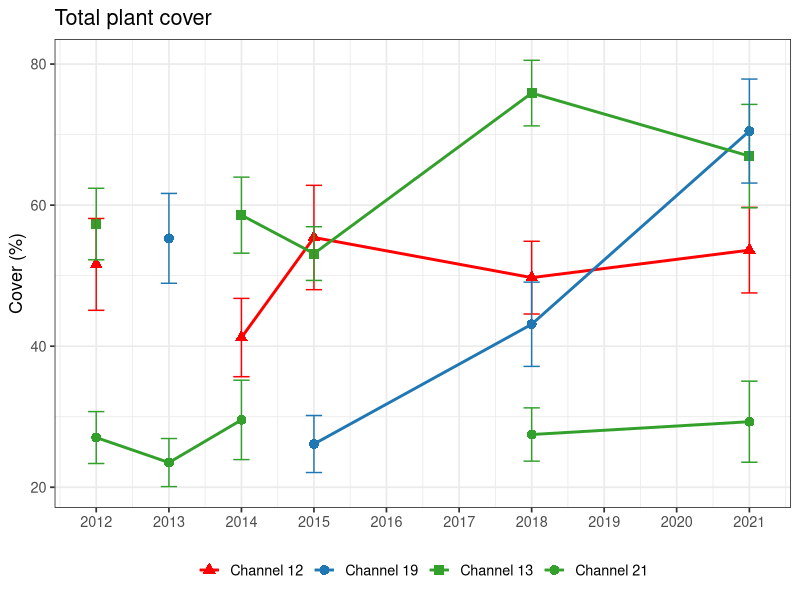
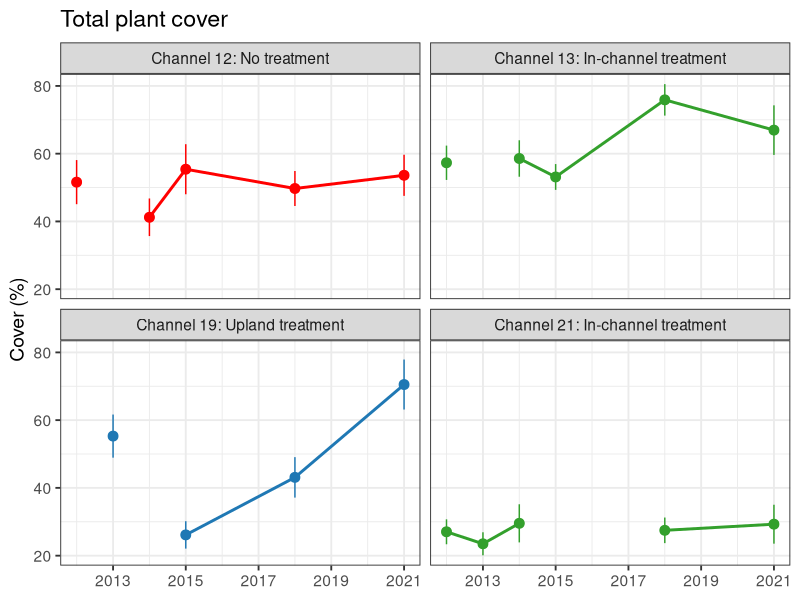
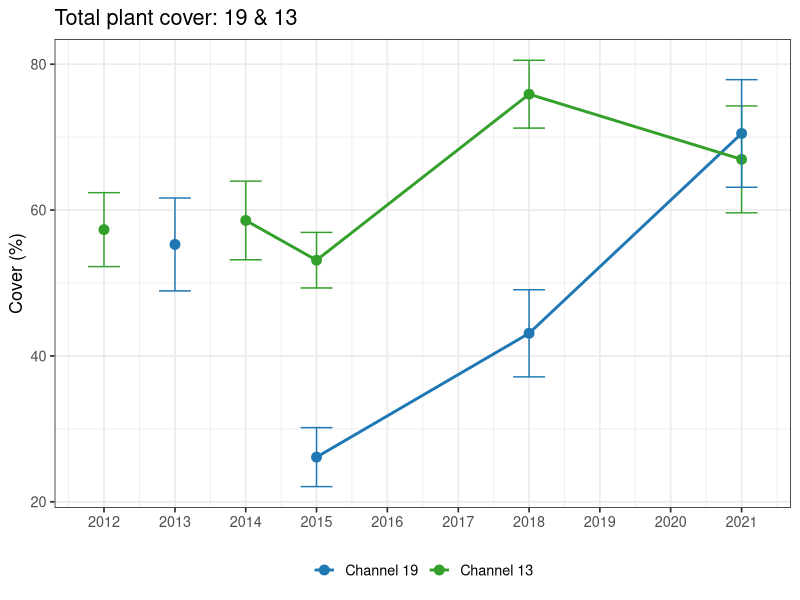
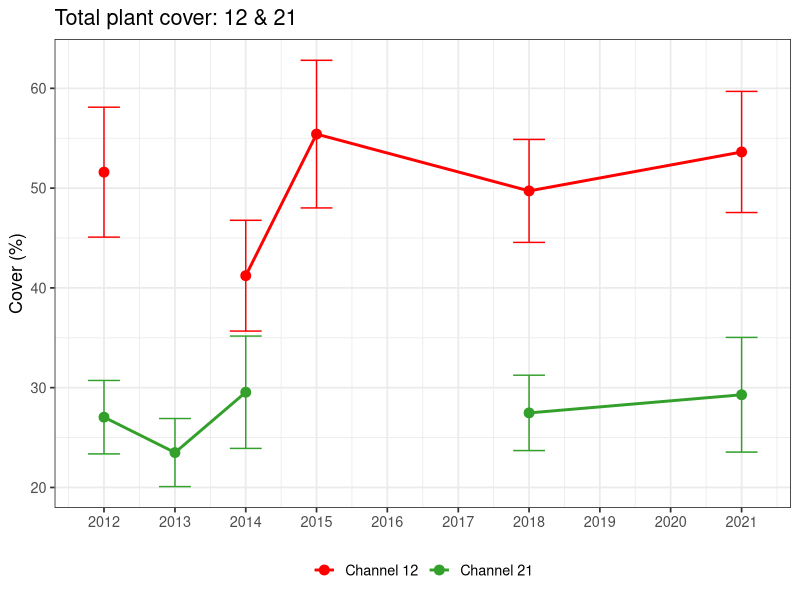
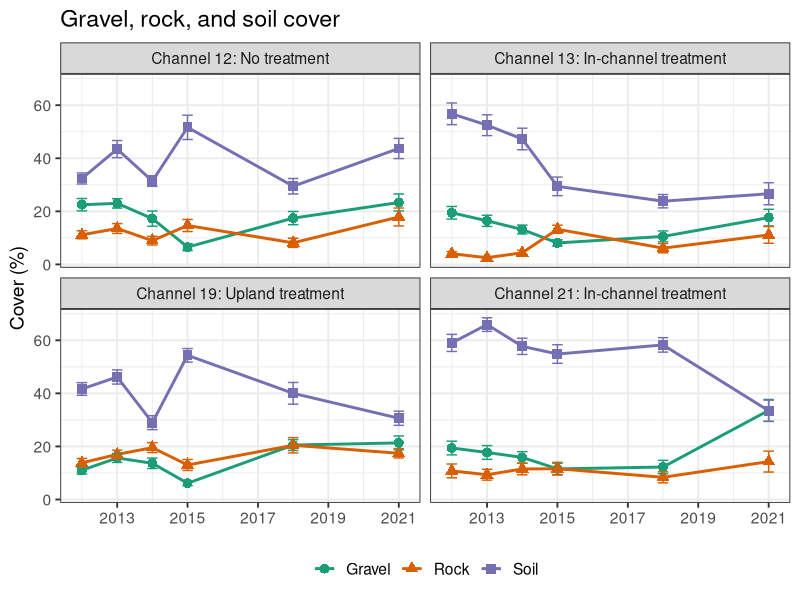
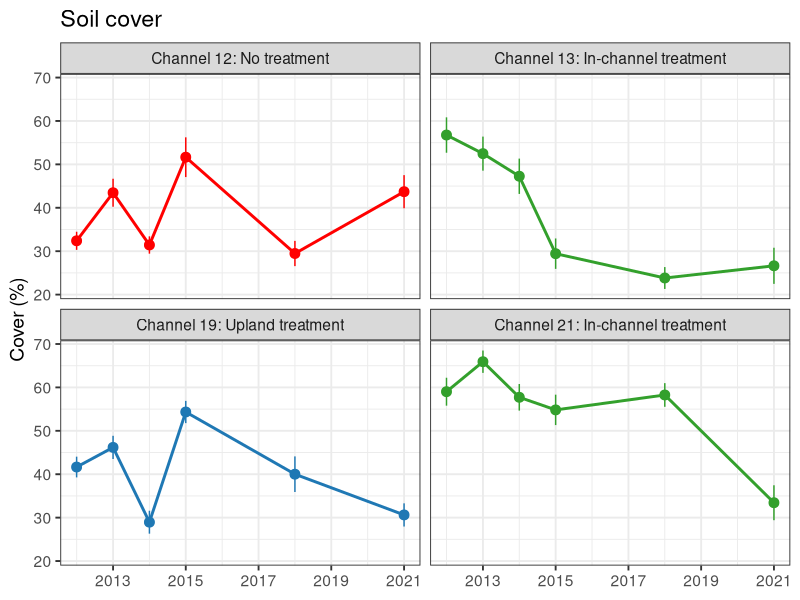
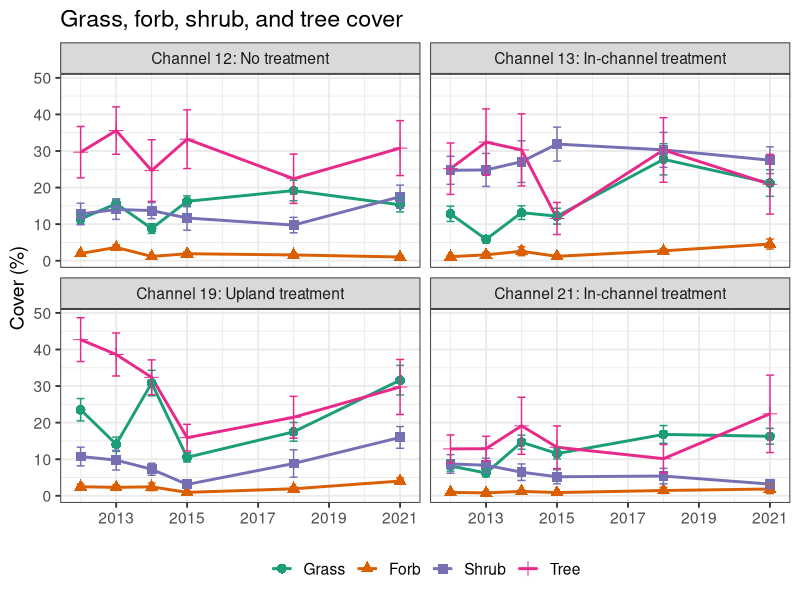
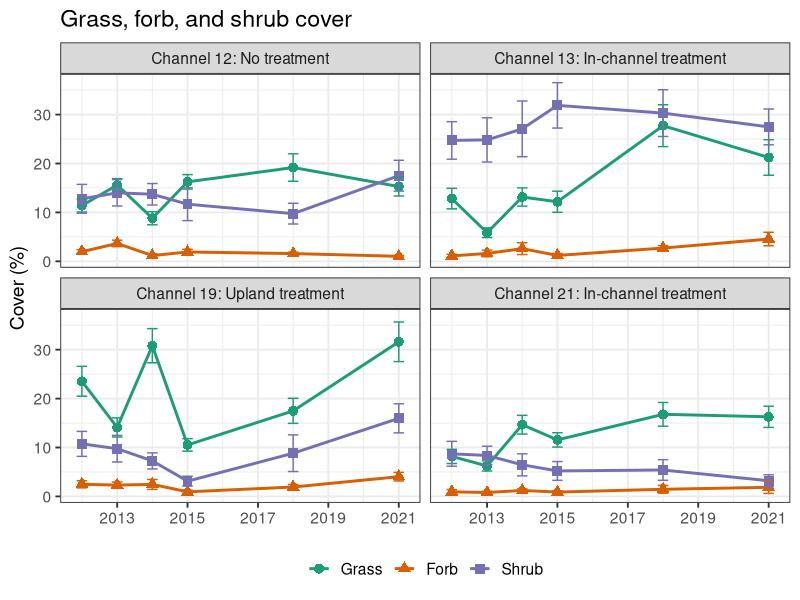

Reproduce these figures in R, in order. (Note: this script raises an error after producing the figures.)
library(tidyverse)
library(vegan)
library(plotrix)
library(RColorBrewer)
library(readxl)

# Load data ---------------------------------------------------------------

fungr.all <- read.csv("data/cleaned/Summarised-all_functional-group-cover.csv")
gfst.all <- read.csv("data/cleaned/Summarised-all_grass-forb-shrub-tree-cover.csv")
ground.all <- read.csv("data/cleaned/Summarised-all_ground-cover.csv")
ingfst.all <- read.csv("data/cleaned/Summarised-all_invasive-grassforbshrubtree-cover.csv")
innat.all <- read.csv("data/cleaned/Summarised-all_invasive-native-cover.csv")
inwood.all <- read.csv("data/cleaned/Summarised-all_invasive-woody-cover.csv")
plant.all <- read.csv("data/cleaned/Summarised-all_plant-species-cover.csv")
total.all <- read.csv("data/cleaned/Summarised-all_total-plant-cover.csv")
woody.all <- read.csv("data/cleaned/Summarised-all_woody-herb-cover.csv")

# Exclude March sampling with missing data sheets
plant.all.nov <- plant.all %>% 
  filter(Year != "2012-03-01")

# Rain data
rain <- read_xlsx("data/Excel_LO_edited/Elk_LD Rain data_LO.xlsx", sheet = "R_LO")
rain$Date <- as.Date(rain$Date, format = "%Y-%m-%d")


# Common species ----------------------------------------------------------

common.plants <- plant.all %>% 
  ungroup() %>% 
  filter(Cover >= 15) 
common.plants <- count(common.plants, Common)
common.plants <- common.plants[order(common.plants$n, decreasing = TRUE), ]




###### Entire channel averages ############################################

# For ANOVA and KW analysis, see Cover-by-year-and-channel.R and Perennial-diversity-by-year-and-channel.R
# For test of difference in CV, see CV.R



# Total plant cover -------------------------------------------------------

total.channel <- total.all %>% 
  group_by(Channel, Year) %>% 
  summarise(mean = mean(Cover),
            SD = sd(Cover),
            SE = std.error(Cover),
            .groups = "keep") %>% 
  filter(Year != "2012-03-01")


for(i in 1:nrow(total.channel)) {
  if(total.channel$Year[i] == "2012-11-01") {
    total.channel$Year[i] <- "2012-01-01"
  } else if(total.channel$Year[i] == "2013-11-01") {
    total.channel$Year[i] <- "2013-01-01"
  } else if(total.channel$Year[i] == "2014-11-01") {
    total.channel$Year[i] <- "2014-01-01"
  } else if(total.channel$Year[i] == "2015-11-01") {
    total.channel$Year[i] <- "2015-01-01"
  } else if(total.channel$Year[i] == "2018-11-01") {
    total.channel$Year[i] <- "2018-01-01"
  } else {
    total.channel$Year[i] <- "2021-01-01"
  }
}

total.channel$Channel <- factor(total.channel$Channel, 
                                levels = c("Channel 12", "Channel 19",
                                           "Channel 13", "Channel 21"))
total.channel$Year <- as.Date(total.channel$Year)

total.plot.ds <- ggplot(total.channel, aes(x = Year, y = mean, 
                                           group = Channel, color = Channel, shape = Channel)) +
  geom_line(size = 1) +
  geom_point(size = 3) +
  geom_errorbar(aes(ymin = mean - SE, ymax = mean + SE), 
                position = position_dodge(0.05)) +
  scale_x_date(date_breaks = "1 year", date_labels = "%Y") +
  xlab(NULL) +
  ylab("Cover (%)") +
  ggtitle("Total plant cover") +
  scale_color_manual(values = c("red", "#1F78B4", "#33A02C", "#33A02C")) +
  scale_shape_manual(values = c(17, 16, 15, 16)) +
  theme_bw(base_size = 13) +
  theme(legend.title = element_blank()) +
  theme(legend.position = "bottom")
total.plot.ds


total.channel[ , "channel.trt"] <- NA
for(i in 1:nrow(total.channel)) {
  if(total.channel$Channel[i] == "Channel 12") {
    total.channel$channel.trt[i] <- "Channel 12: No treatment"
  } else if(total.channel$Channel[i] == "Channel 13") {
    total.channel$channel.trt[i] <- "Channel 13: In-channel treatment"
  }  else if(total.channel$Channel[i] == "Channel 19") {
    total.channel$channel.trt[i] <- "Channel 19: Upland treatment"
  } else {
    total.channel$channel.trt[i] <- "Channel 21: In-channel treatment"
  }
}

total.plot.fw.ds <- ggplot(total.channel, aes(x = Year, y = mean, 
                                              group = channel.trt, color = channel.trt)) +
  geom_line(size = 1) +
  geom_point(size = 3) +
  geom_pointrange(aes(ymin = mean - SE, ymax = mean + SE)) +
  scale_x_date(date_breaks = "2 years", date_labels = "%Y") +
  facet_wrap(~channel.trt) +
  xlab(NULL) +
  ylab("Cover (%)") +
  ggtitle("Total plant cover") +
  scale_color_manual(values = c("red", "#33A02C", "#1F78B4", "#33A02C")) +
  theme_bw(base_size = 14) +
  theme(legend.position = "none") 
total.plot.fw.ds

tiff("output_figs/2022-01-28_Data-sharing_updated-2022-09/Total-plant-cover_FW.tiff", 
     units = "in", height = 5, width = 7, res = 300)
total.plot.fw.ds
dev.off()


total.table.ds <- data.frame(Channel = c("Channel 12", "Channel 19", "Channel 13", "Channel 21"),
                             Cover_2012 = c(filter(total.channel, Year == "2012-01-01" & Channel == "Channel 12")$mean,
                                            filter(total.channel, Year == "2012-01-01" & Channel == "Channel 19")$mean,
                                            filter(total.channel, Year == "2012-01-01" & Channel == "Channel 13")$mean,
                                            filter(total.channel, Year == "2012-01-01" & Channel == "Channel 21")$mean),
                             Cover_2021 = c(filter(total.channel, Year == "2021-01-01" & Channel == "Channel 12")$mean,
                                            filter(total.channel, Year == "2021-01-01" & Channel == "Channel 19")$mean,
                                            filter(total.channel, Year == "2021-01-01" & Channel == "Channel 13")$mean,
                                            filter(total.channel, Year == "2021-01-01" & Channel == "Channel 21")$mean))
total.table.ds$Cover_2012 <- round(total.table.ds$Cover_2012, 0)
total.table.ds$Cover_2021 <- round(total.table.ds$Cover_2021, 0)


# Channels 19 & 13
total1913.channel <- total.channel %>% 
  filter(Channel %in% c("Channel 19", "Channel 13"))

total1913.plot.ds <- ggplot(total1913.channel, aes(x = Year, y = mean, 
                                                   group = Channel, color = Channel)) +
  geom_line(size = 1) +
  geom_point(size = 3) +
  geom_errorbar(aes(ymin = mean - SE, ymax = mean + SE), 
                position = position_dodge(0.05)) +
  scale_x_date(date_breaks = "1 year", date_labels = "%Y") +
  xlab(NULL) +
  ylab("Cover (%)") +
  ggtitle("Total plant cover: 19 & 13") +
  scale_color_manual(values = c("#1F78B4", "#33A02C")) +
  theme_bw(base_size = 13) +
  theme(legend.title = element_blank()) +
  theme(legend.position = "bottom")
total1913.plot.ds

tiff("output_figs/2022-01-28_Data-sharing_updated-2022-09/Total1913-plant-cover.tiff", 
     units = "in", height = 4, width = 6, res = 300)
total1913.plot.ds
dev.off()


# Channels 12 & 21
total1221.channel <- total.channel %>% 
  filter(Channel %in% c("Channel 12", "Channel 21"))

total1221.plot.ds <- ggplot(total1221.channel, aes(x = Year, y = mean, 
                                                   group = Channel, color = Channel)) +
  geom_line(size = 1) +
  geom_point(size = 3) +
  geom_errorbar(aes(ymin = mean - SE, ymax = mean + SE), 
                position = position_dodge(0.05)) +
  scale_x_date(date_breaks = "1 year", date_labels = "%Y") +
  xlab(NULL) +
  ylab("Cover (%)") +
  ggtitle("Total plant cover: 12 & 21") +
  scale_color_manual(values = c("red", "#33A02C")) +
  theme_bw(base_size = 13) +
  theme(legend.title = element_blank()) +
  theme(legend.position = "bottom")
total1221.plot.ds

tiff("output_figs/2022-01-28_Data-sharing_updated-2022-09/Total1221-plant-cover.tiff", 
     units = "in", height = 4, width = 6, res = 300)
total1221.plot.ds
dev.off()



# Ground cover ------------------------------------------------------------

ground.channel <- ground.all %>% 
  group_by(Channel, Year, Common) %>% 
  summarise(mean = mean(Cover),
            SD = sd(Cover),
            SE = std.error(Cover),
            .groups = "keep") %>% 
  filter(Year != "2012-03-01")

for(i in 1:nrow(ground.channel)) {
  if(ground.channel$Year[i] == "2012-11-01") {
    ground.channel$Year[i] <- "2012-01-01"
  } else if(ground.channel$Year[i] == "2013-11-01") {
    ground.channel$Year[i] <- "2013-01-01"
  } else if(ground.channel$Year[i] == "2014-11-01") {
    ground.channel$Year[i] <- "2014-01-01"
  } else if(ground.channel$Year[i] == "2015-11-01") {
    ground.channel$Year[i] <- "2015-01-01"
  } else if(ground.channel$Year[i] == "2018-11-01") {
    ground.channel$Year[i] <- "2018-01-01"
  } else {
    ground.channel$Year[i] <- "2021-01-01"
  }
}

ground.channel$Year <- as.Date(ground.channel$Year)

ground.channel[ , "channel.trt"] <- NA
for(i in 1:nrow(ground.channel)) {
  if(ground.channel$Channel[i] == "Channel 12") {
    ground.channel$channel.trt[i] <- "Channel 12: No treatment"
  } else if(ground.channel$Channel[i] == "Channel 13") {
    ground.channel$channel.trt[i] <- "Channel 13: In-channel treatment"
  }  else if(ground.channel$Channel[i] == "Channel 19") {
    ground.channel$channel.trt[i] <- "Channel 19: Upland treatment"
  } else {
    ground.channel$channel.trt[i] <- "Channel 21: In-channel treatment"
  }
}

ground.channel.grs <- ground.channel %>% 
  filter(Common %in% c("Gravel", "Rock", "Soil"))

ground.grs.plot.ds <- ggplot(ground.channel.grs, aes(x = Year, y = mean, 
                                                     group = Common, color = Common, shape = Common)) +
  geom_line(size = 1) +
  geom_point(size = 3) +
  geom_errorbar(aes(ymin = mean - SE, ymax = mean + SE), 
                position = position_dodge(0.05)) +
  scale_x_date(date_breaks = "2 years", date_labels = "%Y") +
  facet_wrap(~channel.trt) +
  xlab(NULL) +
  ylab("Cover (%)") +
  ggtitle("Gravel, rock, and soil cover") +
  scale_color_brewer(palette = "Dark2") +
  theme_bw(base_size = 14) +
  theme(legend.title = element_blank()) +
  theme(legend.position = "bottom")
ground.grs.plot.ds

tiff("output_figs/2022-01-28_Data-sharing_updated-2022-09/GravelRockSoil-cover.tiff", 
     units = "in", height = 5, width = 7, res = 300)
ground.grs.plot.ds
dev.off()


ground.channel.soil <- ground.channel %>% 
  filter(Common == "Soil")

ground.soil.plot.ds <- ggplot(ground.channel.soil, aes(x = Year, y = mean, 
                                                       group = channel.trt, color = channel.trt)) +
  geom_line(size = 1) +
  geom_point(size = 3) +
  geom_pointrange(aes(ymin = mean - SE, ymax = mean + SE)) +
  scale_x_date(date_breaks = "2 years", date_labels = "%Y") +
  facet_wrap(~channel.trt) +
  xlab(NULL) +
  ylab("Cover (%)") +
  ggtitle("Soil cover") +
  scale_color_manual(values = c("red", "#33A02C", "#1F78B4", "#33A02C")) +
  theme_bw(base_size = 14) +
  theme(legend.position = "none")
ground.soil.plot.ds

tiff("output_figs/2022-01-28_Data-sharing_updated-2022-09/Soil-cover.tiff", 
     units = "in", height = 5, width = 7, res = 300)
ground.soil.plot.ds
dev.off()


soil.table.ds <- data.frame(Channel = c("Channel 12", "Channel 19", "Channel 13", "Channel 21"),
                            Cover_2012 = c(filter(ground.channel.soil, Year == "2012-01-01" & Channel == "Channel 12")$mean,
                                           filter(ground.channel.soil, Year == "2012-01-01" & Channel == "Channel 19")$mean,
                                           filter(ground.channel.soil, Year == "2012-01-01" & Channel == "Channel 13")$mean,
                                           filter(ground.channel.soil, Year == "2012-01-01" & Channel == "Channel 21")$mean),
                            Cover_2021 = c(filter(ground.channel.soil, Year == "2021-01-01" & Channel == "Channel 12")$mean,
                                           filter(ground.channel.soil, Year == "2021-01-01" & Channel == "Channel 19")$mean,
                                           filter(ground.channel.soil, Year == "2021-01-01" & Channel == "Channel 13")$mean,
                                           filter(ground.channel.soil, Year == "2021-01-01" & Channel == "Channel 21")$mean))
soil.table.ds$Cover_2012 <- round(soil.table.ds$Cover_2012, 0)
soil.table.ds$Cover_2021 <- round(soil.table.ds$Cover_2021, 0)



# Functional group (gfst) -------------------------------------------------

gfst.channel <- gfst.all %>% 
  group_by(Channel, Year, gfst) %>% 
  summarise(mean = mean(Cover),
            SD = sd(Cover),
            SE = std.error(Cover),
            .groups = "keep") %>% 
  filter(Year != "2012-03-01")

for(i in 1:nrow(gfst.channel)) {
  if(gfst.channel$Year[i] == "2012-11-01") {
    gfst.channel$Year[i] <- "2012-01-01"
  } else if(gfst.channel$Year[i] == "2013-11-01") {
    gfst.channel$Year[i] <- "2013-01-01"
  } else if(gfst.channel$Year[i] == "2014-11-01") {
    gfst.channel$Year[i] <- "2014-01-01"
  } else if(gfst.channel$Year[i] == "2015-11-01") {
    gfst.channel$Year[i] <- "2015-01-01"
  } else if(gfst.channel$Year[i] == "2018-11-01") {
    gfst.channel$Year[i] <- "2018-01-01"
  } else {
    gfst.channel$Year[i] <- "2021-01-01"
  }
}

gfst.channel$Year <- as.Date(gfst.channel$Year)

gfst.channel[ , "channel.trt"] <- NA
for(i in 1:nrow(gfst.channel)) {
  if(gfst.channel$Channel[i] == "Channel 12") {
    gfst.channel$channel.trt[i] <- "Channel 12: No treatment"
  } else if(gfst.channel$Channel[i] == "Channel 13") {
    gfst.channel$channel.trt[i] <- "Channel 13: In-channel treatment"
  }  else if(gfst.channel$Channel[i] == "Channel 19") {
    gfst.channel$channel.trt[i] <- "Channel 19: Upland treatment"
  } else {
    gfst.channel$channel.trt[i] <- "Channel 21: In-channel treatment"
  }
}

gfst.channel$gfst <- factor(gfst.channel$gfst, 
                            levels = c("Grass", "Forb", "Shrub", "Tree"))

gfst.plot.ds <- ggplot(gfst.channel, aes(x = Year, y = mean, 
                                         group = gfst, color = gfst, shape = gfst)) +
  geom_line(size = 1) +
  geom_point(size = 3) +
  geom_errorbar(aes(ymin = mean - SE, ymax = mean + SE),
                position = position_dodge(0.05)) +
  scale_x_date(date_breaks = "2 years", date_labels = "%Y") +
  facet_wrap(~channel.trt) +
  xlab(NULL) +
  ylab("Cover (%)") +
  ggtitle("Grass, forb, shrub, and tree cover") +
  scale_color_brewer(palette = "Dark2") +
  theme_bw(base_size = 14) +
  theme(legend.title = element_blank()) +
  theme(legend.position = "bottom")
gfst.plot.ds


# Functional group (gfs) --------------------------------------------------

gfs.channel <- gfst.all %>% 
  group_by(Channel, Year, gfst) %>% 
  summarise(mean = mean(Cover),
            SD = sd(Cover),
            SE = std.error(Cover),
            .groups = "keep") %>% 
  filter(gfst != "Tree") %>% 
  filter(Year != "2012-03-01")

for(i in 1:nrow(gfs.channel)) {
  if(gfs.channel$Year[i] == "2012-11-01") {
    gfs.channel$Year[i] <- "2012-01-01"
  } else if(gfs.channel$Year[i] == "2013-11-01") {
    gfs.channel$Year[i] <- "2013-01-01"
  } else if(gfs.channel$Year[i] == "2014-11-01") {
    gfs.channel$Year[i] <- "2014-01-01"
  } else if(gfs.channel$Year[i] == "2015-11-01") {
    gfs.channel$Year[i] <- "2015-01-01"
  } else if(gfs.channel$Year[i] == "2018-11-01") {
    gfs.channel$Year[i] <- "2018-01-01"
  } else {
    gfs.channel$Year[i] <- "2021-01-01"
  }
}

gfs.channel$Year <- as.Date(gfs.channel$Year)

gfs.channel[ , "channel.trt"] <- NA
for(i in 1:nrow(gfs.channel)) {
  if(gfs.channel$Channel[i] == "Channel 12") {
    gfs.channel$channel.trt[i] <- "Channel 12: No treatment"
  } else if(gfs.channel$Channel[i] == "Channel 13") {
    gfs.channel$channel.trt[i] <- "Channel 13: In-channel treatment"
  }  else if(gfs.channel$Channel[i] == "Channel 19") {
    gfs.channel$channel.trt[i] <- "Channel 19: Upland treatment"
  } else {
    gfs.channel$channel.trt[i] <- "Channel 21: In-channel treatment"
  }
}

gfs.channel$gfst <- factor(gfs.channel$gfst, 
                           levels = c("Grass", "Forb", "Shrub"))

gfs.plot.ds <- ggplot(gfs.channel, aes(x = Year, y = mean, 
                                       group = gfst, color = gfst, shape = gfst)) +
  geom_line(size = 1) +
  geom_point(size = 3) +
  geom_errorbar(aes(ymin = mean - SE, ymax = mean + SE), 
                position = position_dodge(0.05)) +
  scale_x_date(date_breaks = "2 years", date_labels = "%Y") +
  facet_wrap(~channel.trt) +
  xlab(NULL) +
  ylab("Cover (%)") +
  ggtitle("Grass, forb, and shrub cover") +
  scale_color_brewer(palette = "Dark2") +
  theme_bw(base_size = 14) +
  theme(legend.title = element_blank()) +
  theme(legend.position = "bottom")
gfs.plot.ds

tiff("output_figs/2022-01-28_Data-sharing_updated-2022-09/GrassForbShrub-cover.tiff", 
     units = "in", height = 5, width = 7, res = 300)
gfs.plot.ds
dev.off()


# Woody/herbaceous --------------------------------------------------------

woody.channel <- woody.all %>% 
  group_by(Channel, Year, woody) %>% 
  summarise(mean = mean(Cover),
            SD = sd(Cover),
            SE = std.error(Cover),
            .groups = "keep") %>% 
  filter(Year != "2012-03-01")

for(i in 1:nrow(woody.channel)) {
  if(woody.channel$Year[i] == "2012-11-01") {
    woody.channel$Year[i] <- "2012-01-01"
  } else if(woody.channel$Year[i] == "2013-11-01") {
    woody.channel$Year[i] <- "2013-01-01"
  } else if(woody.channel$Year[i] == "2014-11-01") {
    woody.channel$Year[i] <- "2014-01-01"
  } else if(woody.channel$Year[i] == "2015-11-01") {
    woody.channel$Year[i] <- "2015-01-01"
  } else if(woody.channel$Year[i] == "2018-11-01") {
    woody.channel$Year[i] <- "2018-01-01"
  } else {
    woody.channel$Year[i] <- "2021-01-01"
  }
}

woody.channel$Year <- as.Date(woody.channel$Year)

woody.channel[ , "channel.trt"] <- NA
for(i in 1:nrow(woody.channel)) {
  if(woody.channel$Channel[i] == "Channel 12") {
    woody.channel$channel.trt[i] <- "Channel 12: No treatment"
  } else if(woody.channel$Channel[i] == "Channel 13") {
    woody.channel$channel.trt[i] <- "Channel 13: In-channel treatment"
  }  else if(woody.channel$Channel[i] == "Channel 19") {
    woody.channel$channel.trt[i] <- "Channel 19: Upland treatment"
  } else {
    woody.channel$channel.trt[i] <- "Channel 21: In-channel treatment"
  }
}

woody.plot.ds <- ggplot(woody.channel, aes(x = Year, y = mean, 
                                           group = woody, color = woody, shape = woody)) +
  geom_line(size = 1) +
  geom_point(size = 3) +
  geom_errorbar(aes(ymin = mean - SE, ymax = mean + SE), 
                position = position_dodge(0.05)) +
  scale_x_date(date_breaks = "2 years", date_labels = "%Y") +
  facet_wrap(~channel.trt) +
  xlab(NULL) +
  ylab("Cover (%)") +
  ggtitle("Woody and herbaceous cover") +
  scale_color_brewer(palette = "Dark2") +
  theme_bw(base_size = 14) +
  theme(legend.title = element_blank()) +
  theme(legend.position = "bottom")
woody.plot.ds



# Herbaceous --------------------------------------------------------------

herb.channel <- woody.all %>% 
  group_by(Channel, Year, woody) %>% 
  summarise(mean = mean(Cover),
            SD = sd(Cover),
            SE = std.error(Cover),
            .groups = "keep") %>% 
  filter(woody == "Herbaceous") %>% 
  filter(Year != "2012-03-01")

for(i in 1:nrow(herb.channel)) {
  if(herb.channel$Year[i] == "2012-11-01") {
    herb.channel$Year[i] <- "2012-01-01"
  } else if(herb.channel$Year[i] == "2013-11-01") {
    herb.channel$Year[i] <- "2013-01-01"
  } else if(herb.channel$Year[i] == "2014-11-01") {
    herb.channel$Year[i] <- "2014-01-01"
  } else if(herb.channel$Year[i] == "2015-11-01") {
    herb.channel$Year[i] <- "2015-01-01"
  } else if(herb.channel$Year[i] == "2018-11-01") {
    herb.channel$Year[i] <- "2018-01-01"
  } else {
    herb.channel$Year[i] <- "2021-01-01"
  }
}

herb.channel$Year <- as.Date(herb.channel$Year)

herb.channel[ , "channel.trt"] <- NA
for(i in 1:nrow(herb.channel)) {
  if(herb.channel$Channel[i] == "Channel 12") {
    herb.channel$channel.trt[i] <- "Channel 12: No treatment"
  } else if(herb.channel$Channel[i] == "Channel 13") {
    herb.channel$channel.trt[i] <- "Channel 13: In-channel treatment"
  }  else if(herb.channel$Channel[i] == "Channel 19") {
    herb.channel$channel.trt[i] <- "Channel 19: Upland treatment"
  } else {
    herb.channel$channel.trt[i] <- "Channel 21: In-channel treatment"
  }
}

herb.plot.ds <- ggplot(herb.channel, aes(x = Year, y = mean, 
                                         group = channel.trt, color = channel.trt)) +
  geom_line(size = 1) +
  geom_point(size = 3) +
  geom_pointrange(aes(ymin = mean - SE, ymax = mean + SE)) +
  scale_x_date(date_breaks = "2 years", date_labels = "%Y") +
  xlab(NULL) +
  ylab("Cover (%)") +
  ggtitle("Herbaceous cover") +
  scale_color_manual(values = c("red", "#33A02C", "#1F78B4", "#33A02C")) +
  theme_bw(base_size = 14) +
  theme(legend.position = "none") +
  facet_wrap(~channel.trt)
herb.plot.ds

tiff("output_figs/2022-01-28_Data-sharing_updated-2022-09/Herbaceous-cover.tiff", 
     units = "in", height = 5, width = 7, res = 300)
herb.plot.ds
dev.off()


herb.table.ds <- data.frame(Channel = c("Channel 12", "Channel 19", "Channel 13", "Channel 21"),
                            Cover_2012 = c(filter(herb.channel, Year == "2012-01-01" & Channel == "Channel 12")$mean,
                                           filter(herb.channel, Year == "2012-01-01" & Channel == "Channel 19")$mean,
                                           filter(herb.channel, Year == "2012-01-01" & Channel == "Channel 13")$mean,
                                           filter(herb.channel, Year == "2012-01-01" & Channel == "Channel 21")$mean),
                            Cover_2021 = c(filter(herb.channel, Year == "2021-01-01" & Channel == "Channel 12")$mean,
                                           filter(herb.channel, Year == "2021-01-01" & Channel == "Channel 19")$mean,
                                           filter(herb.channel, Year == "2021-01-01" & Channel == "Channel 13")$mean,
                                           filter(herb.channel, Year == "2021-01-01" & Channel == "Channel 21")$mean))
herb.table.ds$Cover_2012 <- round(herb.table.ds$Cover_2012, 0)
herb.table.ds$Cover_2021 <- round(herb.table.ds$Cover_2021, 0)



# Invasive/native and gfs -------------------------------------------------

ingfs.channel <- ingfst.all %>%  
  group_by(Channel, Year, ingfst) %>% 
  summarise(mean = mean(Cover),
            SD = sd(Cover),
            SE = std.error(Cover),
            .groups = "keep") %>% 
  filter(ingfst != "Native tree") %>% 
  filter(Year != "2012-03-01")

for(i in 1:nrow(ingfs.channel)) {
  if(ingfs.channel$Year[i] == "2012-11-01") {
    ingfs.channel$Year[i] <- "2012-01-01"
  } else if(ingfs.channel$Year[i] == "2013-11-01") {
    ingfs.channel$Year[i] <- "2013-01-01"
  } else if(ingfs.channel$Year[i] == "2014-11-01") {
    ingfs.channel$Year[i] <- "2014-01-01"
  } else if(ingfs.channel$Year[i] == "2015-11-01") {
    ingfs.channel$Year[i] <- "2015-01-01"
  } else if(ingfs.channel$Year[i] == "2018-11-01") {
    ingfs.channel$Year[i] <- "2018-01-01"
  } else {
    ingfs.channel$Year[i] <- "2021-01-01"
  }
}

ingfs.channel$Year <- as.Date(ingfs.channel$Year)

ingfs.channel.known <- ingfs.channel %>% 
  filter(ingfst %in% c("Invasive forb", "Invasive grass", "Native forb",
                       "Native grass", "Native shrub"))

ingfs.channel.known$ingfst <- factor(ingfs.channel.known$ingfst,
                                     levels = c("Native grass", "Invasive grass",
                                                "Native forb", "Invasive forb",
                                                "Native shrub"))
brewer.pal(3, "Dark2")
brewer.pal(3, "Set2")

ingfs.known.plot.ds <- ggplot(ingfs.channel.known, aes(x = Year, y = mean, 
                                                       group = ingfst, color = ingfst, shape = ingfst)) +
  geom_line(size = 1) +
  geom_point(size = 3) +
  geom_errorbar(aes(ymin = mean - SE, ymax = mean + SE), 
                position = position_dodge(0.05)) +
  scale_x_date(date_breaks = "2 years", date_labels = "%Y") +
  facet_wrap(~Channel) +
  xlab(NULL) +
  ylab("Cover (%)") +
  ggtitle("Grass, forb, and shrub cover") +
  scale_color_manual(values = c("#1B9E77", "#66C2A5", "#D95F02", "#FC8D62", "#7570B3")) +
  scale_shape_manual(values = c(16, 17, 16, 17, 16)) +
  theme_bw(base_size = 14) +
  theme(legend.title = element_blank()) +
  theme(legend.position = "bottom")
ingfs.known.plot.ds



# Invasive/native and grass/forb ------------------------------------------

ingf.channel <- ingfst.all %>%  
  group_by(Channel, Year, ingfst) %>% 
  summarise(mean = mean(Cover),
            SD = sd(Cover),
            SE = std.error(Cover),
            .groups = "keep") %>% 
  filter(!ingfst %in% c("Native tree", "Native shrub")) %>% 
  filter(Year != "2012-03-01")

for(i in 1:nrow(ingf.channel)) {
  if(ingf.channel$Year[i] == "2012-11-01") {
    ingf.channel$Year[i] <- "2012-01-01"
  } else if(ingf.channel$Year[i] == "2013-11-01") {
    ingf.channel$Year[i] <- "2013-01-01"
  } else if(ingf.channel$Year[i] == "2014-11-01") {
    ingf.channel$Year[i] <- "2014-01-01"
  } else if(ingf.channel$Year[i] == "2015-11-01") {
    ingf.channel$Year[i] <- "2015-01-01"
  } else if(ingf.channel$Year[i] == "2018-11-01") {
    ingf.channel$Year[i] <- "2018-01-01"
  } else {
    ingf.channel$Year[i] <- "2021-01-01"
  }
}

ingfs.channel$Year <- as.Date(ingfs.channel$Year)

ingfs.channel.known <- ingfs.channel %>% 
  filter(ingfst %in% c("Invasive forb", "Invasive grass", "Native forb",
                       "Native grass"))

ingfs.channel.known$ingfst <- factor(ingfs.channel.known$ingfst,
                                     levels = c("Native grass", "Invasive grass",
                                                "Native forb", "Invasive forb",
                                                "Native shrub"))

ingf.known.plot.ds <- ggplot(ingfs.channel.known, aes(x = Year, y = mean, 
                                                      group = ingfst, color = ingfst, shape = ingfst)) +
  geom_line(size = 1) +
  geom_point(size = 3) +
  geom_errorbar(aes(ymin = mean - SE, ymax = mean + SE), 
                position = position_dodge(0.05)) +
  scale_x_date(date_breaks = "2 years", date_labels = "%Y") +
  facet_wrap(~Channel) +
  xlab(NULL) +
  ylab("Cover (%)") +
  ggtitle("Grass and forb cover") +
  scale_color_manual(values = c("#1B9E77", "#66C2A5", "#D95F02", "#FC8D62")) +
  scale_shape_manual(values = c(16, 17, 16, 17)) +
  theme_bw(base_size = 14) +
  theme(legend.title = element_blank()) +
  theme(legend.position = "bottom")
ingf.known.plot.ds

tiff("output_figs/2022-01-28_Data-sharing_updated-2022-09/InNatGF-cover.tiff", 
     units = "in", height = 5, width = 7, res = 300)
ingf.known.plot.ds
dev.off()



# Richness ----------------------------------------------------------------

# By channel and station
richness <- plant.all.nov %>%  
  group_by(Year, Station, Channel) %>% 
  summarise(rich = n_distinct(Common),
            .groups = "keep")

# Channel summarised (stations averaged)
richness.channel <- richness %>% 
  group_by(Year, Channel) %>% 
  summarise(mean = mean(rich),
            SD = sd(rich),
            SE = std.error(rich),
            .groups = "keep") %>% 
  filter(Year != "2012-03-01")

for(i in 1:nrow(richness.channel)) {
  if(richness.channel$Year[i] == "2012-11-01") {
    richness.channel$Year[i] <- "2012-01-01"
  } else if(richness.channel$Year[i] == "2013-11-01") {
    richness.channel$Year[i] <- "2013-01-01"
  } else if(richness.channel$Year[i] == "2014-11-01") {
    richness.channel$Year[i] <- "2014-01-01"
  } else if(richness.channel$Year[i] == "2015-11-01") {
    richness.channel$Year[i] <- "2015-01-01"
  } else if(richness.channel$Year[i] == "2018-11-01") {
    richness.channel$Year[i] <- "2018-01-01"
  } else {
    richness.channel$Year[i] <- "2021-01-01"
  }
}

richness.channel$Year <- as.Date(richness.channel$Year)

richness.channel$Channel <- factor(richness.channel$Channel,
                                   levels = c("Channel 12", "Channel 19",
                                              "Channel 13", "Channel 21"))

richness.plot.ds <- ggplot(richness.channel, aes(x = Year, y = mean, 
                                                 group = Channel, color = Channel, shape = Channel)) +
  geom_line(size = 1) +
  geom_point(size = 3) + 
  geom_errorbar(aes(ymin = mean - SE, ymax = mean + SE), 
                position = position_dodge(0.05)) +
  scale_x_date(date_breaks = "1 year", date_labels = "%Y") +
  xlab(NULL) +
  ylab("Number of species") +
  ggtitle("Species richness") +
  scale_color_manual(values = c("red", "#1F78B4", "#33A02C", "#33A02C")) +
  scale_shape_manual(values = c(17, 16, 15, 16)) +
  theme_bw(base_size = 13) +
  theme(legend.title = element_blank()) +
  theme(legend.position = "bottom")
richness.plot.ds


richness.channel[ , "channel.trt"] <- NA
for(i in 1:nrow(richness.channel)) {
  if(richness.channel$Channel[i] == "Channel 12") {
    richness.channel$channel.trt[i] <- "Channel 12: No treatment"
  } else if(richness.channel$Channel[i] == "Channel 13") {
    richness.channel$channel.trt[i] <- "Channel 13: In-channel treatment"
  }  else if(richness.channel$Channel[i] == "Channel 19") {
    richness.channel$channel.trt[i] <- "Channel 19: Upland treatment"
  } else {
    richness.channel$channel.trt[i] <- "Channel 21: In-channel treatment"
  }
}

richness.plot.fw.ds <- ggplot(richness.channel, aes(x = Year, y = mean, 
                                                    group = channel.trt, color = channel.trt)) +
  geom_line(size = 1) +
  geom_point(size = 3) +
  geom_pointrange(aes(ymin = mean - SE, ymax = mean + SE)) +
  scale_x_date(date_breaks = "2 years", date_labels = "%Y") +
  xlab(NULL) +
  ylab("Number of species") +
  ggtitle("Perennial species richness") +
  scale_color_manual(values = c("red", "#33A02C", "#1F78B4", "#33A02C")) +
  theme_bw(base_size = 14) +
  theme(legend.position = "none") +
  facet_wrap(~channel.trt)
richness.plot.fw.ds

tiff("output_figs/2022-01-28_Data-sharing_updated-2022-09/Richness_FW.tiff", 
     units = "in", height = 5, width = 7, res = 300)
richness.plot.fw.ds
dev.off()


richness.table.ds <- data.frame(Channel = c("Channel 12", "Channel 19", "Channel 13", "Channel 21"),
                                Cover_2012 = c(filter(richness.channel, Year == "2012-01-01" & Channel == "Channel 12")$mean,
                                               filter(richness.channel, Year == "2012-01-01" & Channel == "Channel 19")$mean,
                                               filter(richness.channel, Year == "2012-01-01" & Channel == "Channel 13")$mean,
                                               filter(richness.channel, Year == "2012-01-01" & Channel == "Channel 21")$mean),
                                Cover_2021 = c(filter(richness.channel, Year == "2021-01-01" & Channel == "Channel 12")$mean,
                                               filter(richness.channel, Year == "2021-01-01" & Channel == "Channel 19")$mean,
                                               filter(richness.channel, Year == "2021-01-01" & Channel == "Channel 13")$mean,
                                               filter(richness.channel, Year == "2021-01-01" & Channel == "Channel 21")$mean))
richness.table.ds$Cover_2012 <- round(richness.table.ds$Cover_2012, 0)
richness.table.ds$Cover_2021 <- round(richness.table.ds$Cover_2021, 0)




# Shannon diversity -------------------------------------------------------

# By channel and station
shannon <- plant.all.nov %>%  
  group_by(Year, Station, Channel) %>% 
  summarise(shan = diversity(Cover),
            .groups = "keep")

# Channel summarised (stations averaged)
shannon.channel <- shannon %>% 
  group_by(Year, Channel) %>% 
  summarise(mean = mean(shan),
            SD = sd(shan),
            SE = std.error(shan),
            .groups = "keep") %>% 
  filter(Year != "2012-03-01")

for(i in 1:nrow(shannon.channel)) {
  if(shannon.channel$Year[i] == "2012-11-01") {
    shannon.channel$Year[i] <- "2012-01-01"
  } else if(shannon.channel$Year[i] == "2013-11-01") {
    shannon.channel$Year[i] <- "2013-01-01"
  } else if(shannon.channel$Year[i] == "2014-11-01") {
    shannon.channel$Year[i] <- "2014-01-01"
  } else if(shannon.channel$Year[i] == "2015-11-01") {
    shannon.channel$Year[i] <- "2015-01-01"
  } else if(shannon.channel$Year[i] == "2018-11-01") {
    shannon.channel$Year[i] <- "2018-01-01"
  } else {
    shannon.channel$Year[i] <- "2021-01-01"
  }
}

shannon.channel$Year <- as.Date(shannon.channel$Year)

shannon.channel$Channel <- factor(shannon.channel$Channel,
                                  levels = c("Channel 12", "Channel 19",
                                             "Channel 13", "Channel 21"))

shannon.plot.ds <- ggplot(shannon.channel, aes(x = Year, y = mean, 
                                               group = Channel, color = Channel, shape = Channel)) +
  geom_line(size = 1) +
  geom_point(size = 3) + 
  geom_errorbar(aes(ymin = mean - SE, ymax = mean + SE), 
                position = position_dodge(0.05)) +
  scale_x_date(date_breaks = "1 year", date_labels = "%Y") +
  xlab(NULL) +
  ylab("Shannon diversity index") +
  ggtitle("Diversity") +
  scale_color_manual(values = c("red", "#1F78B4", "#33A02C", "#33A02C")) +
  scale_shape_manual(values = c(17, 16, 15, 16)) +
  theme_bw(base_size = 13) +
  theme(legend.title = element_blank()) +
  theme(legend.position = "bottom")
shannon.plot.ds

shannon.channel[ , "channel.trt"] <- NA
for(i in 1:nrow(shannon.channel)) {
  if(shannon.channel$Channel[i] == "Channel 12") {
    shannon.channel$channel.trt[i] <- "Channel 12: No treatment"
  } else if(shannon.channel$Channel[i] == "Channel 13") {
    shannon.channel$channel.trt[i] <- "Channel 13: In-channel treatment"
  }  else if(shannon.channel$Channel[i] == "Channel 19") {
    shannon.channel$channel.trt[i] <- "Channel 19: Upland treatment"
  } else {
    shannon.channel$channel.trt[i] <- "Channel 21: In-channel treatment"
  }
}

shannon.plot.fw.ds <- ggplot(shannon.channel, aes(x = Year, y = mean, 
                                                  group = channel.trt, color = channel.trt)) +
  geom_line(size = 1) +
  geom_point(size = 3) +
  geom_pointrange(aes(ymin = mean - SE, ymax = mean + SE)) +
  scale_x_date(date_breaks = "2 years", date_labels = "%Y") +
  xlab(NULL) +
  ylab("Shannon diversity index") +
  ggtitle("Perennial plant diversity") +
  scale_color_manual(values = c("red", "#33A02C", "#1F78B4", "#33A02C")) +
  theme_bw(base_size = 14) +
  theme(legend.position = "none") +
  facet_wrap(~channel.trt)
shannon.plot.fw.ds

tiff("output_figs/2022-01-28_Data-sharing_updated-2022-09/Shannon_FW.tiff", 
     units = "in", height = 5, width = 7, res = 300)
shannon.plot.fw.ds
dev.off()


shannon.table.ds <- data.frame(Channel = c("Channel 12", "Channel 19", "Channel 13", "Channel 21"),
                               Cover_2012 = c(filter(shannon.channel, Year == "2012-01-01" & Channel == "Channel 12")$mean,
                                              filter(shannon.channel, Year == "2012-01-01" & Channel == "Channel 19")$mean,
                                              filter(shannon.channel, Year == "2012-01-01" & Channel == "Channel 13")$mean,
                                              filter(shannon.channel, Year == "2012-01-01" & Channel == "Channel 21")$mean),
                               Cover_2021 = c(filter(shannon.channel, Year == "2021-01-01" & Channel == "Channel 12")$mean,
                                              filter(shannon.channel, Year == "2021-01-01" & Channel == "Channel 19")$mean,
                                              filter(shannon.channel, Year == "2021-01-01" & Channel == "Channel 13")$mean,
                                              filter(shannon.channel, Year == "2021-01-01" & Channel == "Channel 21")$mean))
shannon.table.ds$Cover_2012 <- round(shannon.table.ds$Cover_2012, 3)
shannon.table.ds$Cover_2021 <- round(shannon.table.ds$Cover_2021, 3)




# Rain --------------------------------------------------------------------

rain.plot.ds <- ggplot(rain, aes(x = Date, y = Avg)) +
  geom_line(size = 0.9) +
  geom_point(size = 2.5) + 
  scale_x_date(date_breaks = "1 year", date_labels = "%Y") +
  xlab(NULL) +
  ylab("Precipitation (in.)") +
  ggtitle("Rainfall") +
  theme_bw(base_size = 14)
rain.plot.ds

tiff("output_figs/2022-01-28_Data-sharing_updated-2022-09/Rain.tiff", 
     units = "in", height = 5, width = 7, res = 300)
rain.plot.ds
dev.off()


# Save data ---------------------------------------------------------------

save.image("RData/2022-01-28_Data-sharing_updated-2022-09.RData")
